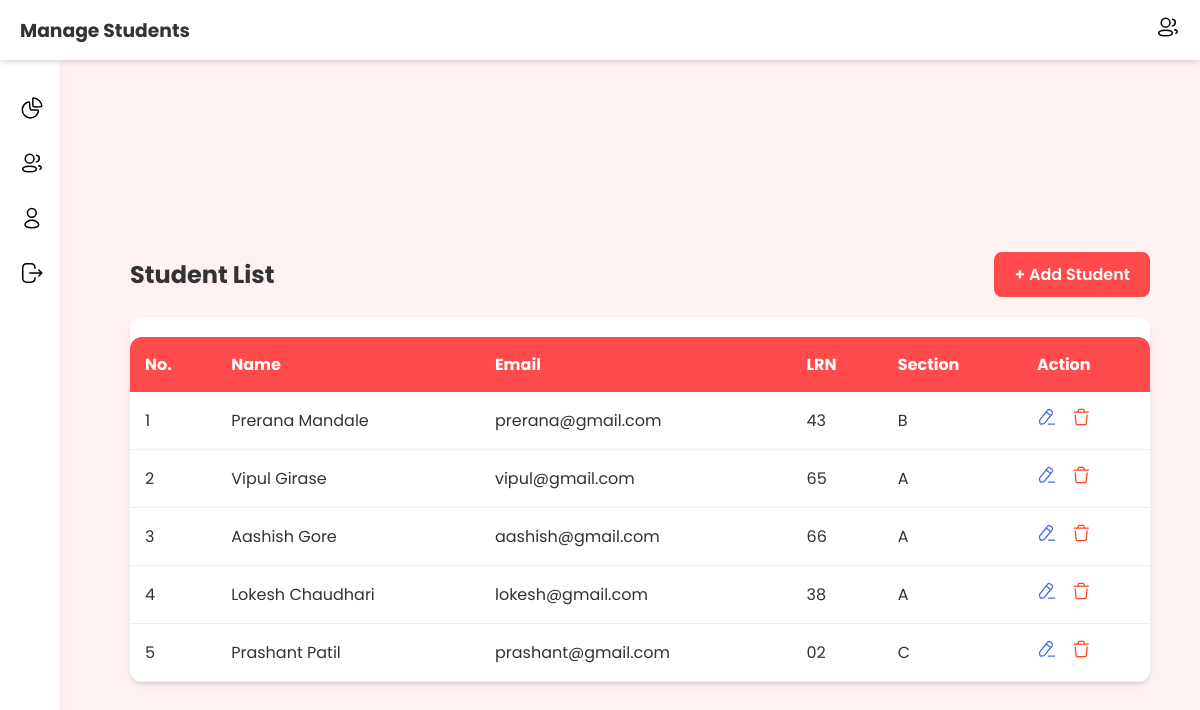
The page /admin/student.php (signed in) on the database its author committed.
### tables this page shows
CREATE TABLE `student` (
  `id` int(11) NOT NULL,
  `name` varchar(50) NOT NULL,
  `email` varchar(50) NOT NULL,
  `roll_no` varchar(40) NOT NULL,
  `section` varchar(40) NOT NULL,
  `password` varchar(50) NOT NULL
);

### admin/student.php (the view, shortened to what this page needs)
<?php
$con = mysqli_connect("localhost", "root", "", "qr_ats");
$query = "select * from student";
$result = mysqli_query($con,$query);
?>
<!DOCTYPE html>
<html lang="en">
<head>
    <link rel="stylesheet" href="../css/style.css">
</head>
<body>
    <?php $title = 'Manage Students'; include "../componets/header.php"  ?>
    <?php include "../componets/sidebar.php" ?>
    <div id="box">
        <a href="logout.php">
        </a>
    </div>
    <main>
        <div class="container">
            <div style="display: flex; justify-content: space-between; align-items: center; margin-bottom: 20px; flex-wrap: wrap; gap: 10px;">
                <h2 style="color: var(--text-color);">Student List</h2>
                <a href="../register.php" class="button_submit" style="width: auto; padding: 10px 20px; margin: 0; text-decoration: none;">+ Add Student</a>
            </div>
            <div class="card" style="width: 100%; margin: 0; padding: 0; overflow: hidden;">
                <div style="overflow-x: auto;">
                    <table>
                        <thead>
                            <tr>
                                <th>No.</th>
                                <th>Name</th>
                                <th>Email</th>
                                <th>LRN</th>
                                <th>Section</th>
                                <th>Action</th>
                            </tr>
                        </thead>
                        <tbody>
                        <?php
                            if(mysqli_num_rows($result) <= 0){
                                echo "<tr><td colspan='6' style='text-align:center; padding: 20px;'>No students registered yet.</td></tr>";
                            }
                            else{
                                $srno = 0;
                                while($row = mysqli_fetch_assoc($result)) {
                                    $srno++;
                                    echo "<tr>
                                        <td>".$srno."</td>
                                        <td>".htmlspecialchars($row["name"])."</td>
                                        <td>".htmlspecialchars($row["email"])."</td>
                                        <td>".htmlspecialchars($row["roll_no"])."</td>
                                        <td>".htmlspecialchars($row["section"])."</td>
                                        <td>
                                            <a href='edit_student.php?id=$row[id]&name=$row[name]&email=$row[email]&roll_no=$row[roll_no]&section=$row[section]' title='Edit' style='margin-right: 10px;'><img src='../resources/icons/Edit.svg' style='width: 20px;'></a>
                                            <a href='delete_student.php?id=$row[id]' title='Delete' onclick='return confirm(\"Are you sure you want to delete this student?\")'><img src='../resources/icons/Delete.svg' style='width: 20px;'></a>
                                        </td>
                                    </tr>";
                                }
                            }
                        ?>
                        </tbody>
                    </table>
                </div>
            </div>
        </div>
    </main>
</body>
</html>

### componets/header.php (shortened to what this page needs)
<header class="header">
    <h3 class="title"><?php echo $title; ?></h3>
    <div class="profile" onclick="showBox()">
        <img src="../resources/icons/2 User.svg" alt="" />
    </div>
</header>

### componets/sidebar.php
<nav class="sidebar">
    <li title="Dashboard">
        <a href="dashboard.php"><img src="../resources/icons/Graph.svg" /> <span>Dashboard</span></a>
    </li>
    <li title="Students">
        <a href="student.php"><img src="../resources/icons/2 User.svg" /> <span>Students</span></a>
    </li>
    <li title="Teachers">
        <a href="teacher.php"><img src="../resources/icons/Profile.svg" /> <span>Teachers</span></a>
    </li>
    <li title="Logout">
        <a href="logout.php"><img src="../resources/icons/Logout.svg" /> <span>Logout</span></a>
    </li>
</nav>

### css/style.css (style rules this page uses)
:root { --primary-color: #ff4b4b; --primary-dark: #d43f3f; --bg-color: #fef2f2; --text-color: #333; --white: #ffffff; --shadow: 0 4px 6px -1px rgba(0, 0, 0, 0.1), 0 2px 4px -1px rgba(0, 0, 0, 0.06); --radius: 12px; }
* { margin: 0; padding: 0; box-sizing: border-box; font-family: "Poppins", sans-serif; }
body { background-color: var(--bg-color); color: var(--text-color); min-height: 100vh; display: flex; flex-direction: column; }
main { width: 100%; max-width: 1200px; margin: 0 auto; padding: 20px; display: flex; flex-wrap: wrap; justify-content: center; align-items: center; min-height: 100vh; }
.button_submit { width: 100%; padding: 15px; background-color: var(--primary-color); color: var(--white); border: none; border-radius: 8px; font-size: 1rem; font-weight: 600; cursor: pointer; transition: background-color 0.3s, transform 0.2s; margin-top: 10px; }
.header { height: 60px; width: 100%; display: flex; align-items: center; justify-content: space-between; padding: 0 20px; background: var(--white); box-shadow: var(--shadow); position: fixed; top: 0; left: 0; z-index: 100; }
.sidebar { height: 100vh; width: 60px; position: fixed; top: 60px; left: 0; background: var(--white); box-shadow: var(--shadow); transition: width 0.3s ease; z-index: 99; padding-top: 20px; overflow: hidden; }
.sidebar li { list-style: none; }
.sidebar a { display: flex; align-items: center; padding: 15px 20px; color: var(--text-color); text-decoration: none; white-space: nowrap; transition: background 0.2s; }
.sidebar img { width: 24px; height: 24px; margin-right: 20px; }
.container { margin-top: 80px; margin-left: 80px; width: calc(100% - 100px); padding: 20px; }
.card { background: var(--white); padding: 20px; border-radius: var(--radius); box-shadow: var(--shadow); display: inline-block; width: 280px; margin: 15px; vertical-align: top; transition: transform 0.2s; }
table { width: 100%; border-collapse: collapse; background: var(--white); border-radius: var(--radius); overflow: hidden; box-shadow: var(--shadow); margin-top: 20px; }
th { background-color: var(--primary-color); color: var(--white); padding: 15px; text-align: left; }
td { padding: 15px; border-bottom: 1px solid #eee; }

### rows shown on the page
student: name "Prerana Mandale", email "prerana@gmail.com", roll_no "43", section "B"
student: name "Vipul Girase", email "vipul@gmail.com", roll_no "65", section "A"
student: name "Aashish Gore", email "aashish@gmail.com", roll_no "66", section "A"
student: name "Lokesh Chaudhari", email "lokesh@gmail.com", roll_no "38", section "A"
student: name "Prashant Patil", email "prashant@gmail.com", roll_no "02", section "C"

### other values the page prints
$title "Manage Students"
